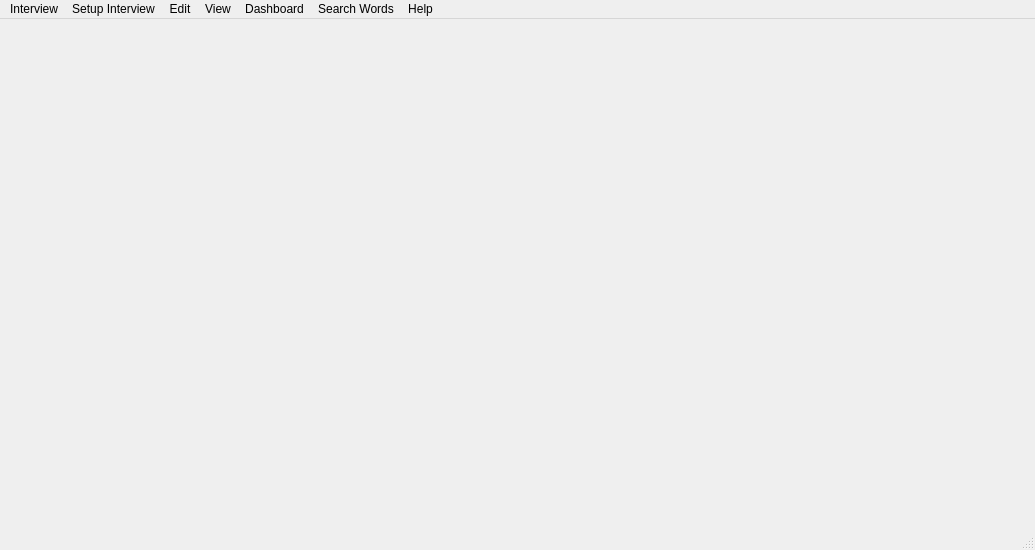
<?xml version="1.0" encoding="UTF-8"?>
<ui version="4.0">
 <class>MainWindow</class>
 <widget class="QMainWindow" name="MainWindow">
  <property name="windowModality">
   <enum>Qt::ApplicationModal</enum>
  </property>
  <property name="geometry">
   <rect>
    <x>0</x>
    <y>0</y>
    <width>1035</width>
    <height>550</height>
   </rect>
  </property>
  <property name="sizePolicy">
   <sizepolicy hsizetype="Expanding" vsizetype="Expanding">
    <horstretch>0</horstretch>
    <verstretch>0</verstretch>
   </sizepolicy>
  </property>
  <property name="minimumSize">
   <size>
    <width>1035</width>
    <height>550</height>
   </size>
  </property>
  <property name="maximumSize">
   <size>
    <width>1280</width>
    <height>720</height>
   </size>
  </property>
  <property name="windowTitle">
   <string>Word Association Tester</string>
  </property>
  <property name="windowIcon">
   <iconset>
    <activeon>:/icons/icons/WAT_Dummy_logo.png</activeon>
   </iconset>
  </property>
  <property name="autoFillBackground">
   <bool>false</bool>
  </property>
  <property name="styleSheet">
   <string notr="true">bg-color: /icons/icons/BackGround.jpg</string>
  </property>
  <widget class="QWidget" name="centralwidget">
   <widget class="QWidget" name="mainCanvas" native="true">
    <property name="geometry">
     <rect>
      <x>0</x>
      <y>14</y>
      <width>1024</width>
      <height>500</height>
     </rect>
    </property>
    <property name="styleSheet">
     <string notr="true"/>
    </property>
    <widget class="QLabel" name="welcomeMessage_Panel">
     <property name="geometry">
      <rect>
       <x>0</x>
       <y>0</y>
       <width>1024</width>
       <height>500</height>
      </rect>
     </property>
     <property name="minimumSize">
      <size>
       <width>1024</width>
       <height>500</height>
      </size>
     </property>
     <property name="maximumSize">
      <size>
       <width>1024</width>
       <height>600</height>
      </size>
     </property>
     <property name="text">
      <string/>
     </property>
    </widget>
   </widget>
  </widget>
  <widget class="QMenuBar" name="menubar">
   <property name="geometry">
    <rect>
     <x>0</x>
     <y>0</y>
     <width>1035</width>
     <height>21</height>
    </rect>
   </property>
   <widget class="QMenu" name="menuInterview">
    <property name="title">
     <string>Interview</string>
    </property>
    <addaction name="actionNew_Interview"/>
    <addaction name="actionOpen_Interview_File"/>
    <addaction name="actionOpen_Generated_Report"/>
    <addaction name="actionResume_Interview"/>
    <addaction name="actionSave_Current_Interview_File"/>
    <addaction name="actionSave_Generated_Report"/>
    <addaction name="actionExport_Generated_Report_To_PDF"/>
    <addaction name="actionExit"/>
   </widget>
   <widget class="QMenu" name="menuSetup">
    <property name="title">
     <string>Setup Interview</string>
    </property>
    <addaction name="actionInterview_Account_Setup"/>
    <addaction name="actionComplex_Indicators_Setup"/>
    <addaction name="actionPredefined_Words_Setup"/>
   </widget>
   <widget class="QMenu" name="menuEdit">
    <property name="title">
     <string>Edit</string>
    </property>
    <addaction name="actionCurrent_Interview_Result_Edit"/>
    <addaction name="actionComplex_Indicators_Edit"/>
    <addaction name="actionPredefined_Words_Edit"/>
    <addaction name="actionCurrent_Interview_Details_Edit"/>
   </widget>
   <widget class="QMenu" name="menuView">
    <property name="title">
     <string>View</string>
    </property>
    <addaction name="actionLast_Interview_Report_View"/>
    <addaction name="actionGraphical_Visualization_View"/>
   </widget>
   <widget class="QMenu" name="menuDashboard">
    <property name="title">
     <string>Dashboard</string>
    </property>
    <addaction name="actionGenerate_Report"/>
    <addaction name="actionExport_Report_To_Png"/>
   </widget>
   <widget class="QMenu" name="menuSearch">
    <property name="title">
     <string>Search Words</string>
    </property>
    <addaction name="actionPredefined_Words_Search"/>
    <addaction name="actionIn_Last_Interview_Search"/>
    <addaction name="actionIn_Last_Report_Search"/>
   </widget>
   <widget class="QMenu" name="menuHelp">
    <property name="title">
     <string>Help</string>
    </property>
    <addaction name="actionAbout_Help"/>
   </widget>
   <addaction name="menuInterview"/>
   <addaction name="menuSetup"/>
   <addaction name="menuEdit"/>
   <addaction name="menuView"/>
   <addaction name="menuDashboard"/>
   <addaction name="menuSearch"/>
   <addaction name="menuHelp"/>
  </widget>
  <widget class="QStatusBar" name="statusbar"/>
  <action name="actionNew_Interview">
   <property name="icon">
    <iconset>
     <activeon>:/icons/icons/New_Interview_logo.png</activeon>
    </iconset>
   </property>
   <property name="text">
    <string>New Interview</string>
   </property>
   <property name="shortcut">
    <string>Ctrl+N</string>
   </property>
  </action>
  <action name="actionOpen_Interview_File">
   <property name="icon">
    <iconset>
     <activeon>:/icons/icons/Open_Interview_logo.png</activeon>
    </iconset>
   </property>
   <property name="text">
    <string>Open Interview</string>
   </property>
   <property name="shortcut">
    <string>Ctrl+O</string>
   </property>
  </action>
  <action name="actionSave_Current_Interview_File">
   <property name="icon">
    <iconset>
     <activeon>:/icons/icons/Save_Interview_logo.png</activeon>
    </iconset>
   </property>
   <property name="text">
    <string>Save Current Interview</string>
   </property>
   <property name="shortcut">
    <string>Ctrl+S</string>
   </property>
  </action>
  <action name="actionExit">
   <property name="icon">
    <iconset>
     <activeon>:/icons/icons/Exit_logo.png</activeon>
    </iconset>
   </property>
   <property name="text">
    <string>Exit</string>
   </property>
   <property name="shortcut">
    <string>Ctrl+X</string>
   </property>
  </action>
  <action name="actionInterview_Account_Setup">
   <property name="icon">
    <iconset>
     <activeon>:/icons/icons/Menu_Setup_logo.png</activeon>
    </iconset>
   </property>
   <property name="text">
    <string>Interview Account</string>
   </property>
   <property name="shortcut">
    <string>Shift+S</string>
   </property>
  </action>
  <action name="actionComplex_Indicators_Setup">
   <property name="icon">
    <iconset>
     <activeon>:/icons/icons/Interview_Account_Setup.jpg</activeon>
    </iconset>
   </property>
   <property name="text">
    <string>Complex Indicators</string>
   </property>
   <property name="shortcut">
    <string>Shift+C</string>
   </property>
  </action>
  <action name="actionPredefined_Words_Setup">
   <property name="text">
    <string>Predefined Words</string>
   </property>
   <property name="shortcut">
    <string>Shift+W</string>
   </property>
  </action>
  <action name="actionCurrent_Interview_Result_Edit">
   <property name="icon">
    <iconset>
     <activeon>:/icons/icons/Menu_Edit_logo.png</activeon>
    </iconset>
   </property>
   <property name="text">
    <string>Current Interview Result</string>
   </property>
   <property name="shortcut">
    <string>Alt+R</string>
   </property>
  </action>
  <action name="actionComplex_Indicators_Edit">
   <property name="text">
    <string>Complex Indicators</string>
   </property>
   <property name="shortcut">
    <string>Alt+C</string>
   </property>
  </action>
  <action name="actionPredefined_Words_Edit">
   <property name="text">
    <string>Predefined Words</string>
   </property>
   <property name="shortcut">
    <string>Alt+W</string>
   </property>
  </action>
  <action name="actionCurrent_Interview_Details_Edit">
   <property name="text">
    <string>Current Interview Details</string>
   </property>
   <property name="shortcut">
    <string>Alt+D</string>
   </property>
  </action>
  <action name="actionLast_Interview_Report_View">
   <property name="icon">
    <iconset>
     <activeon>:/icons/icons/Menu_View_logo.png</activeon>
    </iconset>
   </property>
   <property name="text">
    <string>Last Interview Report</string>
   </property>
   <property name="shortcut">
    <string>Shift+R</string>
   </property>
  </action>
  <action name="actionGraphical_Visualization_View">
   <property name="icon">
    <iconset>
     <activeon>:/icons/icons/Graphical_Visualization_View_logo.png</activeon>
    </iconset>
   </property>
   <property name="text">
    <string>Graphical Visualization</string>
   </property>
  </action>
  <action name="action_All_In_One_file">
   <property name="text">
    <string> All In One file</string>
   </property>
  </action>
  <action name="actionExport_to_pdf">
   <property name="text">
    <string>Export to pdf</string>
   </property>
  </action>
  <action name="actionGenerate_Report">
   <property name="icon">
    <iconset>
     <activeon>:/icons/icons/Menu_Dashboard_logo.png</activeon>
    </iconset>
   </property>
   <property name="text">
    <string>Generate Report</string>
   </property>
   <property name="shortcut">
    <string>Ctrl+G</string>
   </property>
  </action>
  <action name="actionPredefined_Words_Search">
   <property name="icon">
    <iconset>
     <activeon>:/icons/icons/Menu_Search_logo.png</activeon>
    </iconset>
   </property>
   <property name="text">
    <string>Predefined Words</string>
   </property>
   <property name="shortcut">
    <string>Ctrl+W</string>
   </property>
  </action>
  <action name="actionIn_Last_Interview_Search">
   <property name="text">
    <string>In Last Interview</string>
   </property>
  </action>
  <action name="actionIn_Last_Report_Search">
   <property name="text">
    <string>In Last Report</string>
   </property>
  </action>
  <action name="actionAbout_Help">
   <property name="icon">
    <iconset>
     <activeon>:/icons/icons/Menu_Help_logo.png</activeon>
    </iconset>
   </property>
   <property name="text">
    <string>About</string>
   </property>
  </action>
  <action name="actionResume_Interview">
   <property name="icon">
    <iconset>
     <activeon>:/icons/icons/Resume_Interview_logo.png</activeon>
    </iconset>
   </property>
   <property name="text">
    <string>Resume Interview</string>
   </property>
   <property name="shortcut">
    <string>Ctrl+R</string>
   </property>
  </action>
  <action name="actionExport_Report_To_Png">
   <property name="text">
    <string>Export Report to *.png</string>
   </property>
   <property name="shortcut">
    <string>Shift+E</string>
   </property>
  </action>
  <action name="actionSave_Generated_Report">
   <property name="icon">
    <iconset>
     <activeon>:/icons/icons/Save_Interview_logo.png</activeon>
    </iconset>
   </property>
   <property name="text">
    <string>Save Generated Report</string>
   </property>
   <property name="shortcut">
    <string>Alt+S</string>
   </property>
  </action>
  <action name="actionExport_Generated_Report_To_PDF">
   <property name="icon">
    <iconset>
     <activeon>:/icons/icons/Export_Generated_Report_To_PDF_logo.jpg</activeon>
    </iconset>
   </property>
   <property name="text">
    <string>Export Generated Rport To PDF</string>
   </property>
   <property name="shortcut">
    <string>Ctrl+E</string>
   </property>
  </action>
  <action name="actionOpen_Generated_Report">
   <property name="icon">
    <iconset>
     <activeon>:/icons/icons/Open_Interview_logo.png</activeon>
    </iconset>
   </property>
   <property name="text">
    <string>Open Generated Report</string>
   </property>
   <property name="shortcut">
    <string>Alt+O</string>
   </property>
  </action>
 </widget>
 <resources>
  <include location="src.qrc"/>
 </resources>
 <connections/>
</ui>
